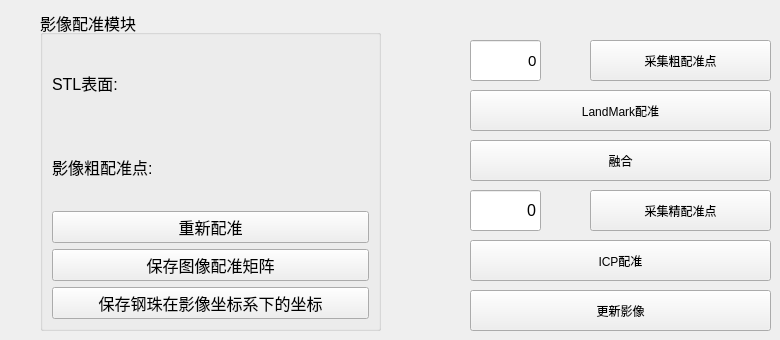
     <widget class="QWidget" name="Accuracy">
      <attribute name="title">
       <string>精度检测影像配准</string>
      </attribute>
      <widget class="QPushButton" name="pushButton_LandmarkRegistration">
       <property name="geometry">
        <rect>
         <x>470</x>
         <y>90</y>
         <width>301</width>
         <height>41</height>
        </rect>
       </property>
       <property name="text">
        <string>LandMark配准</string>
       </property>
      </widget>
      <widget class="QLineEdit" name="lineEdit_NumOfLandmarkPoint">
       <property name="geometry">
        <rect>
         <x>470</x>
         <y>40</y>
         <width>71</width>
         <height>41</height>
        </rect>
       </property>
       <property name="font">
        <font>
         <pointsize>11</pointsize>
        </font>
       </property>
       <property name="layoutDirection">
        <enum>Qt::LeftToRight</enum>
       </property>
       <property name="text">
        <string>0</string>
       </property>
       <property name="alignment">
        <set>Qt::AlignRight|Qt::AlignTrailing|Qt::AlignVCenter</set>
       </property>
      </widget>
      <widget class="QPushButton" name="pushButton_ICPRegistration">
       <property name="geometry">
        <rect>
         <x>470</x>
         <y>240</y>
         <width>301</width>
         <height>41</height>
        </rect>
       </property>
       <property name="text">
        <string>ICP配准</string>
       </property>
      </widget>
      <widget class="QPushButton" name="pushButton_AddICP">
       <property name="geometry">
        <rect>
         <x>470</x>
         <y>140</y>
         <width>301</width>
         <height>41</height>
        </rect>
       </property>
       <property name="text">
        <string>融合</string>
       </property>
      </widget>
      <widget class="QPushButton" name="pushButton_CollectICP">
       <property name="enabled">
        <bool>true</bool>
       </property>
       <property name="geometry">
        <rect>
         <x>590</x>
         <y>190</y>
         <width>181</width>
         <height>41</height>
        </rect>
       </property>
       <property name="text">
        <string>采集精配准点</string>
       </property>
      </widget>
      <widget class="QPushButton" name="pushButton_CollectLandmark">
       <property name="geometry">
        <rect>
         <x>590</x>
         <y>40</y>
         <width>181</width>
         <height>41</height>
        </rect>
       </property>
       <property name="text">
        <string>采集粗配准点</string>
       </property>
      </widget>
      <widget class="QLineEdit" name="lineEdit_NumOfICPPoint">
       <property name="geometry">
        <rect>
         <x>470</x>
         <y>190</y>
         <width>71</width>
         <height>41</height>
        </rect>
       </property>
       <property name="font">
        <font>
         <pointsize>12</pointsize>
        </font>
       </property>
       <property name="layoutDirection">
        <enum>Qt::LeftToRight</enum>
       </property>
       <property name="text">
        <string>0</string>
       </property>
       <property name="alignment">
        <set>Qt::AlignRight|Qt::AlignTrailing|Qt::AlignVCenter</set>
       </property>
      </widget>
      <widget class="QPushButton" name="pushButton_UpdateDeviation">
       <property name="geometry">
        <rect>
         <x>470</x>
         <y>290</y>
         <width>301</width>
         <height>41</height>
        </rect>
       </property>
       <property name="text">
        <string>更新影像</string>
       </property>
      </widget>
      <widget class="QGroupBox" name="groupBox_ImageRegistration">
       <property name="geometry">
        <rect>
         <x>40</x>
         <y>10</y>
         <width>341</width>
         <height>321</height>
        </rect>
       </property>
       <property name="font">
        <font>
         <pointsize>12</pointsize>
        </font>
       </property>
       <property name="title">
        <string>影像配准模块</string>
       </property>
       <layout class="QGridLayout" name="gridLayout_43">
        <item row="1" column="0">
         <layout class="QHBoxLayout" name="horizontalLayout_LandmarkPoint">
          <item>
           <widget class="QLabel" name="label_LandmarkPoint">
            <property name="text">
             <string>影像粗配准点:  </string>
            </property>
           </widget>
          </item>
          <item>
           <widget class="QmitkSingleNodeSelectionWidget" name="mitkNodeSelectWidget_LandmarkPoint" native="true"/>
          </item>
         </layout>
        </item>
        <item row="6" column="0">
         <widget class="QPushButton" name="pushButton_ReuseImageMatrix">
          <property name="text">
           <string>保存钢珠在影像坐标系下的坐标</string>
          </property>
         </widget>
        </item>
        <item row="0" column="0">
         <layout class="QHBoxLayout" name="horizontalLayout_STLSurface">
          <item>
           <widget class="QLabel" name="label_STLSurface">
            <property name="text">
             <string>STL表面:  </string>
            </property>
           </widget>
          </item>
          <item>
           <widget class="QmitkSingleNodeSelectionWidget" name="mitkNodeSelectWidget_STLSurface" native="true"/>
          </item>
         </layout>
        </item>
        <item row="5" column="0">
         <widget class="QPushButton" name="pushButton_SaveImageMatrix">
          <property name="text">
           <string>保存图像配准矩阵</string>
          </property>
         </widget>
        </item>
        <item row="3" column="0">
         <widget class="QPushButton" name="pushButton_ResetImageConfiguration">
          <property name="text">
           <string>重新配准</string>
          </property>
         </widget>
        </item>
       </layout>
      </widget>
     </widget>
